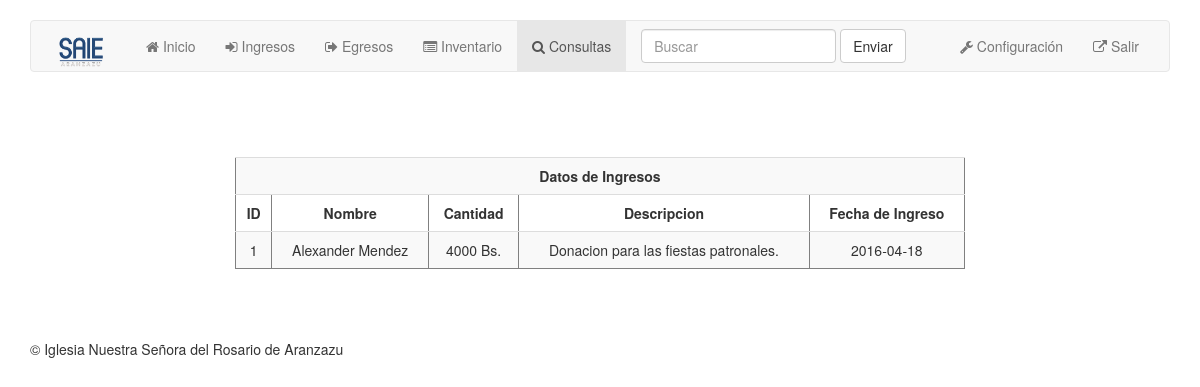
Page /consdinero.php (signed in) on the earlier database version.
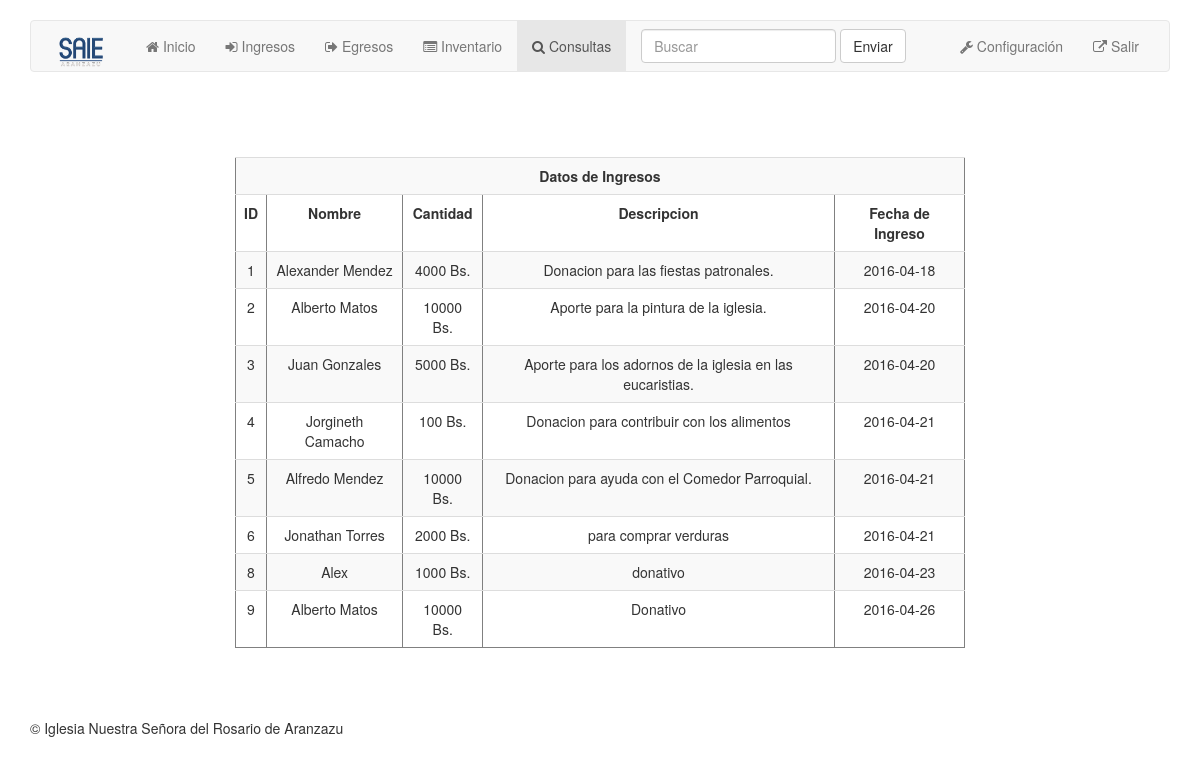
Same page on the later database version.
### tables this page shows
CREATE TABLE `dinero` (
  `id` int(11) NOT NULL,
  `nombre` varchar(40) NOT NULL,
  `cantidad` int(40) NOT NULL,
  `mensaje` varchar(400) NOT NULL,
  `fecha` date NOT NULL
);

### consdinero.php (the view, shortened to what this page needs)
<?php
    if (isset($_SESSION['usuario'])) {
?>
<!doctype html>
<html lang="es">
<head>
    <link rel="stylesheet" href="/assets/css/normalize.css">
    <link rel="stylesheet" href="/assets/css/bootstrap.min.css">
    <link rel="stylesheet" href="/assets/css/main.css">
    <link rel="stylesheet" href="/assets/css/font-awesome.min.css">
</head>
<body>
    <div class="container">
        <nav class="navbar navbar-default">
            <div class="container-fluid">
                <div class="navbar-header">
                    <a class="navbar-brand" href="index.php">
                        <img src="/assets/images/logo.png" class="image-responsive" style="max-width: 70px" alt="">
                    </a>
                </div>
                <div id="navbar" class="navbar-collapse collapse">
                    <ul class="nav navbar-nav">
                        <li>
                            <a href="index.php"> <i class="fa fa-home"></i> Inicio</a>
                        </li>
                        <li>
                            <a href="ingresos.php"> <i class="fa fa-sign-in"></i> Ingresos</a>
                        </li>
                        <li>
                            <a href="egresos.php"> <i class="fa fa-sign-out"></i> Egresos</a>
                        </li>
                        <li>
                            <a href="#"> <i class="fa fa-list-alt"></i> Inventario</a>
                        </li>
                        <li class="active">
                            <a href="consultas.php"> <i class="fa fa-search"></i> Consultas</a>
                        </li>
                    </ul>
                    <form class="navbar-form navbar-left" role="search">
                        <div class="form-group">
                            <input type="text" class="form-control" placeholder="Buscar ">
                        </div>
                        <button type="submit" class="btn btn-default">Enviar</button>
                    </form>
                    <ul class="nav navbar-nav navbar-right">
                        <li>
                            <a href="#"> <i class="fa fa-wrench"></i> Configuración</a>
                        </li>
                        <li>
                            <a href="logout.php"> <i class="fa fa-external-link"></i> Salir</a>
                        </li>
                    </ul>
                </div>
            </div>
        </nav>
        <br>
        <br>
        <br>
        <br>
        <div class="row col-md-8 col-md-offset-2 custyle">
        <?php
            $sql="select * from dinero";
            $result= mysql_query($sql) or die(mysql_error());
            echo "<table class='table table-striped custab' border=1 cellpadding=4 cellspacing=0>";
             echo "<tr>
                     <th class='text-center' colspan=5> Datos de Ingresos </th>
                   <tr>
                     <th class='text-center'> ID </th><th class='text-center'> Nombre </th><th class='text-center'> Cantidad </th>
                     <th class='text-center'> Descripcion </th><th class='text-center'> Fecha de Ingreso </th>
                  </tr>";
            while($row=mysql_fetch_array($result))
            {
             echo "<tr>
                     <td class='text-center' align='right'> $row[id] </td>
                     <td class='text-center'> $row[nombre] </td>
                     <td class='text-center'> $row[cantidad] Bs. </td>
                     <td class='text-center'> $row[mensaje] </td>
                     <td class='text-center'> $row[fecha] </td>
                  </tr>";
            }
            echo "</table>";
        ?>
        </div>
    </div>
    <footer class="footer">
        <div class="container">
            &copy; Iglesia Nuestra Señora del Rosario de Aranzazu
        </div>
    </footer>
</body>
<?php
    }else{
        echo '<script> window.location="login.php"; </script>';
    }
?>

### assets/css/main.css (style rules this page uses)
html { color: #222; font-size: 1em; line-height: 1.4; }
audio, canvas, iframe, img, svg, video { vertical-align: middle; }
body { padding-top: 20px; padding-bottom: 20px; }
.navbar { margin-bottom: 5px; }
.carousel, .item, .active { height: 100%; }
footer { margin: 50px 0; }

Differences in the rows shown:
added dinero: id "2", nombre "Alberto Matos", cantidad "10000", mensaje "Aporte para la pintura de la iglesia.", fecha "2016-04-20"
added dinero: id "3", nombre "Juan Gonzales", cantidad "5000", mensaje "Aporte para los adornos de la iglesia en las eucaristias.", fecha "2016-04-20"
added dinero: id "4", nombre "Jorgineth Camacho", cantidad "100", mensaje "Donacion para contribuir con los alimentos", fecha "2016-04-21"
added dinero: id "5", nombre "Alfredo Mendez", cantidad "10000", mensaje "Donacion para ayuda con el Comedor Parroquial.", fecha "2016-04-21"
added dinero: id "6", nombre "Jonathan Torres", cantidad "2000", mensaje "para comprar verduras", fecha "2016-04-21"
added dinero: id "8", nombre "Alex", cantidad "1000", mensaje "donativo", fecha "2016-04-23"
added dinero: id "9", nombre "Alberto Matos", cantidad "10000", mensaje "Donativo", fecha "2016-04-26"
